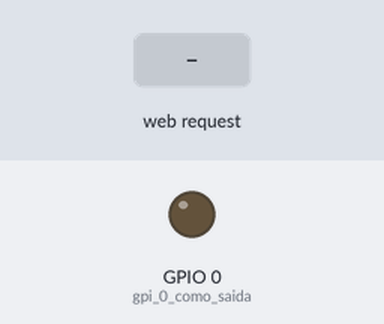
Simulated run of this sketch. Board: ESP8266 (NodeMCU). Parts: output pins drawn as LEDs (lit = HIGH). The test bench sets the inputs (shaded band). WiFi joins after 1.5 s; servers stay silent unless stated; what the sketch prints to the serial monitor is not drawn.

Above: at 2.7 s.
2.8 s: HTTP request GET /?acao=gpio0On received
At 4.0 s:
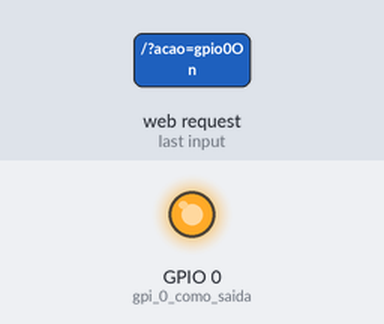
4.3 s: HTTP request GET /?acao=gpio0Off received
At 5.7 s:
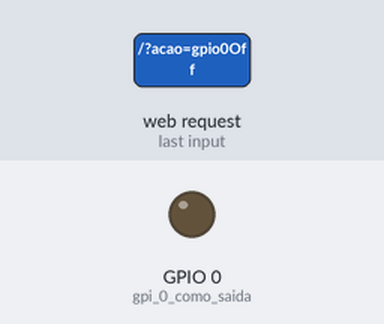
Timing chart, 0 to 7.3 s (numbered marks = the images above; inputs shaded):
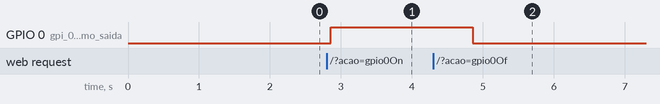

The sketch:

luz_automacao.ino
```cpp
#include <ESP8266WiFi.h>

WiFiServer server(80);
void setup()
{
  Serial.begin(115200);
  pinMode(0, OUTPUT);   //gpi 0 como saida
  digitalWrite(0, LOW); // pre set do valor como LOW

  Serial.print("Conectando....");

  WiFi.begin("Copel-33", "12017330"); // conecxao com o wifi de casa

  //Esperando conectar
  while (WiFi.status() != WL_CONNECTED)
  {
    delay(100);
    Serial.print(".");
  }
  Serial.print("");
  Serial.print("Conectou!");

  //Configurações do IP fixo.
  IPAddress ip(192, 168, 100, 10);
  IPAddress gateway(192, 168, 100, 10);
  IPAddress subnet(255, 255, 255, 0);
  Serial.print("Configurando IP fixo para : ");
  Serial.println(ip);
  WiFi.config(ip, gateway, subnet); // Configura no roteador

  // inicializa o servidor
  server.begin();
  // verificaçao do ip que foi iniciado pelo serial monitor
  Serial.print("Server em: ");
  Serial.println(WiFi.localIP());
}

void loop()
{
  WiFiClient client = server.available(); // verifica se alguem se conectou
  if (!client)
  {
    // se nao tiver client retorna pois nao tem o que fazer
    delay(150);
    return;
  }

  Serial.println("Algum maluco no pedaco");

  String req = client.readStringUntil('\r');
  Serial.println("Requisicao");
  Serial.println(req);

  String html =
      "<html>"
      "<head>"
      "<meta name='viewport' content='width=device-width, initial-scale=1, user-scalable=no'/>"
      "<title>ESP8266</title>"
      "<style>"
      "body{"
      "background-color:#515151;"
      "text-align: center;"
      "font-family: sans-serif;"
      "font-size:14px;"
      "padding: 25px;"
      "}"

      "p{"
      "color:#444;"
      "}"

      "button{"
      "outline: none;"
      "border: 2px solid #1fa3ec;"
      "border-radius:18px;"
      "background-color:#515151;"
      "color: #1fa3ec;"
      "padding: 10px 50px;"
      "}"

      "button:active{"
      "color: #fff;"
      "background-color:#1fa3ec;"
      "}"
      "</style>"
      "</head>"
      "<body>"

      "<p><a href='?acao=gpio0On'><button>LUMOS</button></a></p>"
      "<p><a href='?acao=gpio0Off'><button>NOX</button></a></p>"

      "</body>"
      "</html>";

  client.print(html); //coloca o html no buffer que vai ser enviado pro maluco que se conectou

  client.flush(); // envia os dados pro client

  // verifica se a requisicao manda LUMOS
  if (req.indexOf("acao=gpio0On") != -1)
  {
    digitalWrite(0, HIGH);
  }
  else if (req.indexOf("acao=gpio0Off") != -1)
  {
    digitalWrite(0, LOW);
  }

  delay(2000);

  //fecha conexao com o maluco - padrao da comunicacao ter que feechar a bagaca
  client.stop();
  Serial.println("Cliente desconectado");
}
```

Measured:
- after the input at 2.8 s, GPIO 0 (gpi_0_como_saida): LOW → HIGH after 0.06 s
- after the input at 4.3 s, GPIO 0 (gpi_0_como_saida): HIGH → LOW after 0.56 s
